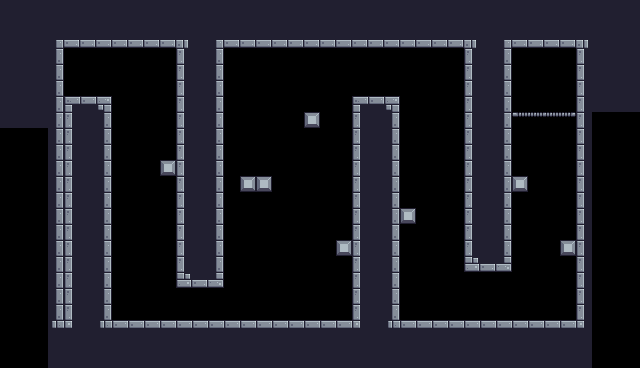

A level layout from a 2D game, rendered from its tile map. Below: a short description, then the map file with its tile-grid data intact:
An orthogonal 40x23 tile map with 16x16 px tiles, 1 tile layer (Background) and 29 objects (7x Fruit, 3x Saw, Platform, Player, Checkpoint).

<map version="1.10" tiledversion="1.10.2" orientation="orthogonal" renderorder="right-down" width="40" height="23" tilewidth="16" tileheight="16" infinite="0" nextlayerid="4" nextobjectid="107">
 <tileset firstgid="1" source="pixel_adventure.tsx" />
 <layer id="1" name="Background" width="40" height="23">
  <data encoding="csv">
24,24,24,24,24,24,24,24,24,24,24,24,24,24,24,24,24,24,24,24,24,24,24,24,24,24,24,24,24,24,24,24,24,24,24,24,24,24,24,24,
24,24,24,24,24,24,24,24,24,24,24,24,24,24,24,24,24,24,24,24,24,24,24,24,24,24,24,24,24,24,24,24,24,24,24,24,24,24,24,24,
24,24,24,4,46,46,46,46,46,46,46,5,24,4,46,46,46,46,46,46,46,46,46,46,46,46,46,46,46,5,24,4,46,46,46,46,5,24,24,24,
24,24,24,25,0,0,0,0,0,0,0,23,24,25,0,0,0,0,0,0,0,0,0,0,0,0,0,0,0,23,24,25,0,0,0,0,23,24,24,24,
24,24,24,25,0,0,0,0,0,0,0,23,24,25,0,0,0,0,0,0,0,0,0,0,0,0,0,0,0,23,24,25,0,0,0,0,23,24,24,24,
24,24,24,25,0,0,0,0,0,0,0,23,24,25,0,0,0,0,0,0,0,0,0,0,0,0,0,0,0,23,24,25,0,0,0,0,23,24,24,24,
24,24,24,25,1,2,3,0,0,0,0,23,24,25,0,0,0,0,0,0,0,0,1,2,3,0,0,0,0,23,24,25,0,0,0,0,23,24,24,24,
24,24,24,25,23,24,25,0,0,0,0,23,24,25,0,0,0,0,0,123,0,0,23,24,25,0,0,0,0,23,24,25,62,63,63,64,23,0,0,0,
0,0,0,25,23,24,25,0,0,0,0,23,24,25,0,0,0,0,0,0,0,0,23,24,25,0,0,0,0,23,24,25,0,0,0,0,23,0,0,0,
0,0,0,25,23,24,25,0,0,0,0,23,24,25,0,0,0,0,0,0,0,0,23,24,25,0,0,0,0,23,24,25,0,0,0,0,23,0,0,0,
0,0,0,25,23,24,25,0,0,0,123,23,24,25,0,0,0,0,0,0,0,0,23,24,25,0,0,0,0,23,24,25,0,0,0,0,23,0,0,0,
0,0,0,25,23,24,25,0,0,0,0,23,24,25,0,123,123,0,0,0,0,0,23,24,25,0,0,0,0,23,24,25,123,0,0,0,23,0,0,0,
0,0,0,25,23,24,25,0,0,0,0,23,24,25,0,0,0,0,0,0,0,0,23,24,25,0,0,0,0,23,24,25,0,0,0,0,23,0,0,0,
0,0,0,25,23,24,25,0,0,0,0,23,24,25,0,0,0,0,0,0,0,0,23,24,25,123,0,0,0,23,24,25,0,0,0,0,23,0,0,0,
0,0,0,25,23,24,25,0,0,0,0,23,24,25,0,0,0,0,0,0,0,0,23,24,25,0,0,0,0,23,24,25,0,0,0,0,23,0,0,0,
0,0,0,25,23,24,25,0,0,0,0,23,24,25,0,0,0,0,0,0,0,123,23,24,25,0,0,0,0,23,24,25,0,0,0,123,23,0,0,0,
0,0,0,25,23,24,25,0,0,0,0,23,24,25,0,0,0,0,0,0,0,0,23,24,25,0,0,0,0,45,46,47,0,0,0,0,23,0,0,0,
0,0,0,25,23,24,25,0,0,0,0,45,46,47,0,0,0,0,0,0,0,0,23,24,25,0,0,0,0,0,0,0,0,0,0,0,23,0,0,0,
0,0,0,25,23,24,25,0,0,0,0,0,0,0,0,0,0,0,0,0,0,0,23,24,25,0,0,0,0,0,0,0,0,0,0,0,23,0,0,0,
0,0,0,25,23,24,25,0,0,0,0,0,0,0,0,0,0,0,0,0,0,0,23,24,25,0,0,0,0,0,0,0,0,0,0,0,23,0,0,0,
0,0,0,26,27,24,26,2,2,2,2,2,2,2,2,2,2,2,2,2,2,2,27,24,26,2,2,2,2,2,2,2,2,2,2,2,27,0,0,0,
0,0,0,24,24,24,24,24,24,24,24,24,24,24,24,24,24,24,24,24,24,24,24,24,24,24,24,24,24,24,24,24,24,24,24,24,24,0,0,0,
0,0,0,24,24,24,24,24,24,24,24,24,24,24,24,24,24,24,24,24,24,24,24,24,24,24,24,24,24,24,24,24,24,24,24,24,24,0,0,0
</data>
 </layer>
 <objectgroup id="3" name="Collisions">
  <object id="22" x="48" y="32" width="16" height="288" />
  <object id="26" x="576" y="32" width="16" height="288" />
  <object id="27" x="64" y="32" width="512" height="16" />
  <object id="70" x="320" y="320" width="272" height="16" />
  <object id="83" x="64" y="96" width="47.3333" height="231.333" />
  <object id="84" x="112" y="320" width="208" height="16" />
  <object id="85" x="176" y="48" width="48" height="240" />
  <object id="88" x="160" y="160" width="16" height="16" />
  <object id="89" x="240" y="176" width="32" height="16" />
  <object id="91" x="304" y="112" width="16" height="16" />
  <object id="92" x="336" y="240" width="16" height="16" />
  <object id="93" x="352" y="96" width="48" height="224" />
  <object id="95" x="464" y="48" width="48" height="224" />
  <object id="96" type="Platform" x="512" y="112" width="64" height="16" />
  <object id="103" x="512" y="176" width="16" height="16" />
  <object id="104" x="560" y="240" width="16" height="16" />
  <object id="106" x="400" y="208" width="16" height="16" />
 </objectgroup>
 <objectgroup id="2" name="SpawnPoints">
  <object id="14" name="Player" type="Player" x="80" y="64" width="32" height="32" />
  <object id="52" name="Bananas" type="Fruit" x="151.333" y="129.333" width="32" height="32" />
  <object id="59" name="Bananas" type="Fruit" x="239.333" y="94.6663" width="32" height="32" />
  <object id="60" name="Bananas" type="Fruit" x="328.666" y="209.333" width="32" height="32" />
  <object id="61" name="Bananas" type="Fruit" x="358.667" y="57.3337" width="32" height="32" />
  <object id="71" name="Saw" type="Saw" x="96" y="192" width="32" height="32">
   <properties>
    <property name="isVertical" type="bool" value="true" />
    <property name="offNeg" type="float" value="6" />
    <property name="offPos" type="float" value="6" />
   </properties>
  </object>
  <object id="81" name="Finish" type="Checkpoint" x="512.667" y="48.6667" width="64" height="64" />
  <object id="94" name="Saw" type="Saw" x="304" y="304" width="32" height="32">
   <properties>
    <property name="isVertical" type="bool" value="false" />
    <property name="offNeg" type="float" value="3" />
    <property name="offPos" type="float" value="1" />
   </properties>
  </object>
  <object id="97" name="Bananas" type="Fruit" x="528.5" y="130" width="32" height="32" />
  <object id="98" name="Bananas" type="Fruit" x="527.5" y="204" width="32" height="32" />
  <object id="100" name="Bananas" type="Fruit" x="393" y="176" width="32" height="32" />
  <object id="101" name="Saw" type="Saw" x="448" y="144" width="32" height="32">
   <properties>
    <property name="isVertical" type="bool" value="true" />
    <property name="offNeg" type="float" value="6" />
    <property name="offPos" type="float" value="6" />
   </properties>
  </object>
 </objectgroup>
</map>
